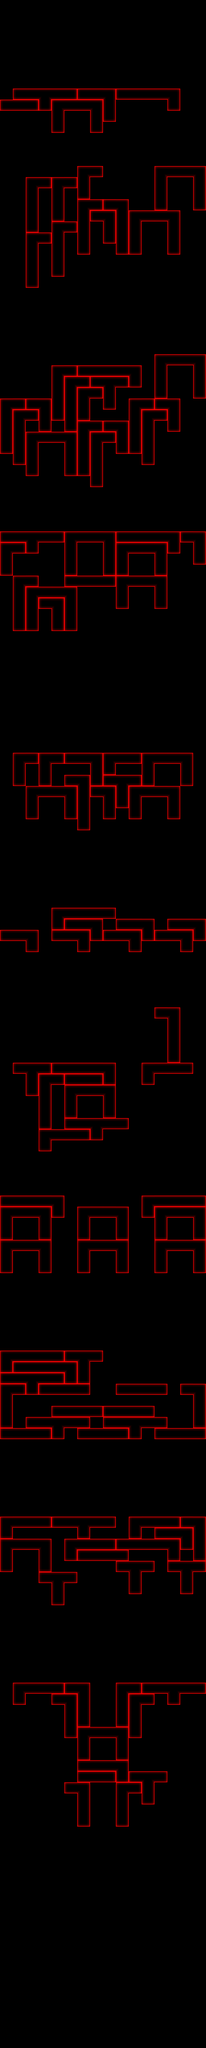

This is a level from a 2D game, rendered from its Tiled map with the project's own tilesets. A one-line summary and the complete map file follow:
An orthogonal 16x185 tile map with 28x24 px tiles, 1 tile layer (Tile Layer 1).

<map version="1.0" orientation="orthogonal" width="16" height="185" tilewidth="28" tileheight="24">
 <properties>
  <property name="background" value="back.bmp" />
  <property name="speed" value="0.6" />
 </properties>
 <tileset firstgid="1" name="tileset_rs" tilewidth="28" tileheight="24" spacing="1" margin="1">
  <image source="tileset_rs.bmp" trans="ff0080" width="407" height="76" />
 </tileset>
 <layer name="Tile Layer 1" width="16" height="185">
  <data encoding="csv">
0,0,0,0,0,0,0,0,0,0,0,0,0,0,0,0,
0,0,0,0,0,0,0,0,0,0,0,0,0,0,0,0,
0,0,0,0,0,0,0,0,0,0,0,0,0,0,0,0,
0,0,0,0,0,0,0,0,0,0,0,0,0,0,0,0,
0,0,0,0,0,0,0,0,0,0,0,0,0,0,0,0,
0,0,0,0,0,0,0,0,0,0,0,0,0,0,0,0,
0,0,0,0,0,0,0,0,0,0,0,0,0,0,0,0,
0,0,0,0,0,0,0,0,0,0,0,0,0,0,0,0,
0,27,33,9,33,28,27,33,5,27,33,33,33,5,0,0,
27,33,28,14,4,33,33,5,32,0,0,0,0,14,0,0,
0,0,0,0,32,0,0,32,14,0,0,0,0,0,0,0,
0,0,0,0,14,0,0,14,0,0,0,0,0,0,0,0,
0,0,0,0,0,0,0,0,0,0,0,0,0,0,0,0,
0,0,0,0,0,0,0,0,0,0,0,0,0,0,0,0,
0,0,0,0,0,0,0,0,0,0,0,0,0,0,0,0,
0,0,0,0,0,0,4,28,0,0,0,0,4,33,33,5,
0,0,4,28,4,28,32,0,0,0,0,0,32,0,0,32,
0,0,32,0,32,0,14,0,0,0,0,0,32,0,0,32,
0,0,32,0,32,0,4,28,27,5,0,0,14,0,0,14,
0,0,32,0,14,0,32,27,5,32,4,33,33,5,0,0,
0,0,14,0,4,28,32,0,32,32,32,0,0,32,0,0,
0,0,4,28,32,0,32,0,14,32,32,0,0,32,0,0,
0,0,32,0,32,0,14,0,0,14,14,0,0,14,0,0,
0,0,32,0,32,0,0,0,0,0,0,0,0,0,0,0,
0,0,32,0,14,0,0,0,0,0,0,0,0,0,0,0,
0,0,14,0,0,0,0,0,0,0,0,0,0,0,0,0,
0,0,0,0,0,0,0,0,0,0,0,0,0,0,0,0,
0,0,0,0,0,0,0,0,0,0,0,0,0,0,0,0,
0,0,0,0,0,0,0,0,0,0,0,0,0,0,0,0,
0,0,0,0,0,0,0,0,0,0,0,0,0,0,0,0,
0,0,0,0,0,0,0,0,0,0,0,0,0,0,0,0,
0,0,0,0,0,0,0,0,0,0,0,0,0,0,0,0,
0,0,0,0,0,0,0,0,0,0,0,0,4,33,33,5,
0,0,0,0,4,28,27,33,33,33,5,0,32,0,0,32,
0,0,0,0,32,4,28,27,9,28,14,0,32,0,0,32,
0,0,0,0,32,32,4,28,32,0,0,0,14,0,0,14,
4,28,27,5,32,32,32,0,14,0,4,28,27,5,0,0,
32,4,28,32,14,32,14,0,0,0,32,4,28,32,0,0,
32,32,0,14,0,14,4,28,27,5,32,32,0,14,0,0,
32,32,4,33,33,5,32,4,28,32,32,32,0,0,0,0,
14,32,32,0,0,32,32,32,0,14,14,32,0,0,0,0,
0,14,32,0,0,32,32,32,0,0,0,14,0,0,0,0,
0,0,14,0,0,14,14,32,0,0,0,0,0,0,0,0,
0,0,0,0,0,0,0,14,0,0,0,0,0,0,0,0,
0,0,0,0,0,0,0,0,0,0,0,0,0,0,0,0,
0,0,0,0,0,0,0,0,0,0,0,0,0,0,0,0,
0,0,0,0,0,0,0,0,0,0,0,0,0,0,0,0,
0,0,0,0,0,0,0,0,0,0,0,0,0,0,0,0,
27,33,9,33,28,4,33,33,5,27,33,33,33,5,27,5,
4,28,14,0,0,32,0,0,32,4,33,33,5,14,0,32,
32,0,0,0,0,32,0,0,32,32,0,0,32,0,0,14,
14,0,0,0,0,14,0,0,14,14,0,0,14,0,0,0,
0,4,28,0,0,27,33,33,28,4,33,33,5,0,0,0,
0,32,4,33,33,5,0,0,0,32,0,0,32,0,0,0,
0,32,32,27,5,32,0,0,0,14,0,0,14,0,0,0,
0,32,32,0,32,32,0,0,0,0,0,0,0,0,0,0,
0,14,14,0,14,14,0,0,0,0,0,0,0,0,0,0,
0,0,0,0,0,0,0,0,0,0,0,0,0,0,0,0,
0,0,0,0,0,0,0,0,0,0,0,0,0,0,0,0,
0,0,0,0,0,0,0,0,0,0,0,0,0,0,0,0,
0,0,0,0,0,0,0,0,0,0,0,0,0,0,0,0,
0,0,0,0,0,0,0,0,0,0,0,0,0,0,0,0,
0,0,0,0,0,0,0,0,0,0,0,0,0,0,0,0,
0,0,0,0,0,0,0,0,0,0,0,0,0,0,0,0,
0,0,0,0,0,0,0,0,0,0,0,0,0,0,0,0,
0,0,0,0,0,0,0,0,0,0,0,0,0,0,0,0,
0,0,0,0,0,0,0,0,0,0,0,0,0,0,0,0,
0,0,0,0,0,0,0,0,0,0,0,0,0,0,0,0,
0,4,28,4,28,27,33,5,4,33,28,4,33,33,5,0,
0,32,0,32,0,0,0,32,14,0,0,32,0,0,32,0,
0,14,0,14,0,27,5,14,27,9,28,14,0,0,14,0,
0,0,4,33,33,5,32,27,5,32,4,33,33,5,0,0,
0,0,32,0,0,32,32,0,32,14,32,0,0,32,0,0,
0,0,14,0,0,14,32,0,14,0,14,0,0,14,0,0,
0,0,0,0,0,0,14,0,0,0,0,0,0,0,0,0,
0,0,0,0,0,0,0,0,0,0,0,0,0,0,0,0,
0,0,0,0,0,0,0,0,0,0,0,0,0,0,0,0,
0,0,0,0,0,0,0,0,0,0,0,0,0,0,0,0,
0,0,0,0,0,0,0,0,0,0,0,0,0,0,0,0,
0,0,0,0,0,0,0,0,0,0,0,0,0,0,0,0,
0,0,0,0,0,0,0,0,0,0,0,0,0,0,0,0,
0,0,0,0,0,0,0,0,0,0,0,0,0,0,0,0,
0,0,0,0,4,33,33,33,28,0,0,0,0,0,0,0,
0,0,0,0,14,27,33,5,0,27,33,5,0,27,33,5,
27,33,5,0,27,33,5,14,27,33,5,14,27,33,5,14,
0,0,14,0,0,0,14,0,0,0,14,0,0,0,14,0,
0,0,0,0,0,0,0,0,0,0,0,0,0,0,0,0,
0,0,0,0,0,0,0,0,0,0,0,0,0,0,0,0,
0,0,0,0,0,0,0,0,0,0,0,0,0,0,0,0,
0,0,0,0,0,0,0,0,0,0,0,0,0,0,0,0,
0,0,0,0,0,0,0,0,0,0,0,0,0,0,0,0,
0,0,0,0,0,0,0,0,0,0,0,0,27,5,0,0,
0,0,0,0,0,0,0,0,0,0,0,0,0,32,0,0,
0,0,0,0,0,0,0,0,0,0,0,0,0,32,0,0,
0,0,0,0,0,0,0,0,0,0,0,0,0,32,0,0,
0,0,0,0,0,0,0,0,0,0,0,0,0,14,0,0,
0,27,9,28,27,33,33,33,5,0,0,4,33,33,28,0,
0,0,32,4,28,27,33,28,14,0,0,14,0,0,0,0,
0,0,14,32,0,4,33,33,5,0,0,0,0,0,0,0,
0,0,0,32,0,32,0,0,32,0,0,0,0,0,0,0,
0,0,0,32,0,14,0,0,14,0,0,0,0,0,0,0,
0,0,0,14,0,27,33,9,33,28,0,0,0,0,0,0,
0,0,0,4,33,33,28,14,0,0,0,0,0,0,0,0,
0,0,0,14,0,0,0,0,0,0,0,0,0,0,0,0,
0,0,0,0,0,0,0,0,0,0,0,0,0,0,0,0,
0,0,0,0,0,0,0,0,0,0,0,0,0,0,0,0,
0,0,0,0,0,0,0,0,0,0,0,0,0,0,0,0,
0,0,0,0,0,0,0,0,0,0,0,0,0,0,0,0,
27,33,33,33,5,0,0,0,0,0,0,4,33,33,33,28,
4,33,33,5,14,0,4,33,33,5,0,14,4,33,33,5,
32,0,0,32,0,0,32,0,0,32,0,0,32,0,0,32,
14,0,0,14,0,0,14,0,0,14,0,0,14,0,0,14,
4,33,33,5,0,0,4,33,33,5,0,0,4,33,33,5,
32,0,0,32,0,0,32,0,0,32,0,0,32,0,0,32,
14,0,0,14,0,0,14,0,0,14,0,0,14,0,0,14,
0,0,0,0,0,0,0,0,0,0,0,0,0,0,0,0,
0,0,0,0,0,0,0,0,0,0,0,0,0,0,0,0,
0,0,0,0,0,0,0,0,0,0,0,0,0,0,0,0,
0,0,0,0,0,0,0,0,0,0,0,0,0,0,0,0,
0,0,0,0,0,0,0,0,0,0,0,0,0,0,0,0,
0,0,0,0,0,0,0,0,0,0,0,0,0,0,0,0,
0,0,0,0,0,0,0,0,0,0,0,0,0,0,0,0,
4,33,33,33,28,27,9,28,0,0,0,0,0,0,0,0,
14,27,33,33,33,5,32,0,0,0,0,0,0,0,0,0,
27,33,9,33,28,14,14,0,0,0,0,0,0,0,0,0,
4,28,14,27,33,33,28,0,0,27,33,33,28,0,27,5,
32,0,0,0,0,0,0,0,0,0,0,0,0,0,0,32,
32,0,0,0,27,33,33,28,27,33,33,28,0,0,0,32,
14,0,27,33,9,33,28,0,27,33,9,33,28,0,0,14,
27,33,33,28,14,0,27,33,33,28,14,0,27,33,33,28,
0,0,0,0,0,0,0,0,0,0,0,0,0,0,0,0,
0,0,0,0,0,0,0,0,0,0,0,0,0,0,0,0,
0,0,0,0,0,0,0,0,0,0,0,0,0,0,0,0,
0,0,0,0,0,0,0,0,0,0,0,0,0,0,0,0,
0,0,0,0,0,0,0,0,0,0,0,0,0,0,0,0,
0,0,0,0,0,0,0,0,0,0,0,0,0,0,0,0,
0,0,0,0,0,0,0,0,0,0,0,0,0,0,0,0,
4,33,33,28,27,33,9,33,28,0,4,33,33,28,27,5,
14,0,0,0,0,0,14,0,0,0,14,0,27,33,5,32,
4,33,33,5,0,4,33,33,28,27,33,33,33,5,14,32,
32,0,0,32,0,14,27,33,33,28,0,0,0,14,0,14,
14,0,0,14,0,0,0,0,0,27,9,28,0,27,9,28,
0,0,0,27,9,28,0,0,0,0,32,0,0,0,32,0,
0,0,0,0,32,0,0,0,0,0,14,0,0,0,14,0,
0,0,0,0,14,0,0,0,0,0,0,0,0,0,0,0,
0,0,0,0,0,0,0,0,0,0,0,0,0,0,0,0,
0,0,0,0,0,0,0,0,0,0,0,0,0,0,0,0,
0,0,0,0,0,0,0,0,0,0,0,0,0,0,0,0,
0,0,0,0,0,0,0,0,0,0,0,0,0,0,0,0,
0,0,0,0,0,0,0,0,0,0,0,0,0,0,0,0,
0,0,0,0,0,0,0,0,0,0,0,0,0,0,0,0,
0,0,0,0,0,0,0,0,0,0,0,0,0,0,0,0,
0,4,33,33,28,27,5,0,0,4,28,27,33,9,33,28,
0,14,0,0,27,5,32,0,0,32,4,28,0,14,0,0,
0,0,0,0,0,32,32,0,0,32,32,0,0,0,0,0,
0,0,0,0,0,32,14,0,0,14,32,0,0,0,0,0,
0,0,0,0,0,14,4,33,33,5,14,0,0,0,0,0,
0,0,0,0,0,0,32,0,0,32,0,0,0,0,0,0,
0,0,0,0,0,0,14,0,0,14,0,0,0,0,0,0,
0,0,0,0,0,0,27,33,33,5,0,0,0,0,0,0,
0,0,0,0,0,0,27,33,28,14,27,9,28,0,0,0,
0,0,0,0,0,27,5,0,0,4,28,32,0,0,0,0,
0,0,0,0,0,0,32,0,0,32,0,14,0,0,0,0,
0,0,0,0,0,0,32,0,0,32,0,0,0,0,0,0,
0,0,0,0,0,0,14,0,0,14,0,0,0,0,0,0,
0,0,0,0,0,0,0,0,0,0,0,0,0,0,0,0,
0,0,0,0,0,0,0,0,0,0,0,0,0,0,0,0,
0,0,0,0,0,0,0,0,0,0,0,0,0,0,0,0,
0,0,0,0,0,0,0,0,0,0,0,0,0,0,0,0,
0,0,0,0,0,0,0,0,0,0,0,0,0,0,0,0,
0,0,0,0,0,0,0,0,0,0,0,0,0,0,0,0,
0,0,0,0,0,0,0,0,0,0,0,0,0,0,0,0,
0,0,0,0,0,0,0,0,0,0,0,0,0,0,0,0,
0,0,0,0,0,0,0,0,0,0,0,0,0,0,0,0,
0,0,0,0,0,0,0,0,0,0,0,0,0,0,0,0,
0,0,0,0,0,0,0,0,0,0,0,0,0,0,0,0,
0,0,0,0,0,0,0,0,0,0,0,0,0,0,0,0,
0,0,0,0,0,0,0,0,0,0,0,0,0,0,0,0,
0,0,0,0,0,0,0,0,0,0,0,0,0,0,0,0,
0,0,0,0,0,0,0,0,0,0,0,0,0,0,0,0,
0,0,0,0,0,0,0,0,0,0,0,0,0,0,0,0,
0,0,0,0,0,0,0,0,0,0,0,0,0,0,0,0,
0,0,0,0,0,0,0,0,0,0,0,0,0,0,0,0,
0,0,0,0,0,0,0,0,0,0,0,0,0,0,0,0,
0,0,0,0,0,0,0,0,0,0,0,0,0,0,0,0
</data>
 </layer>
</map>
